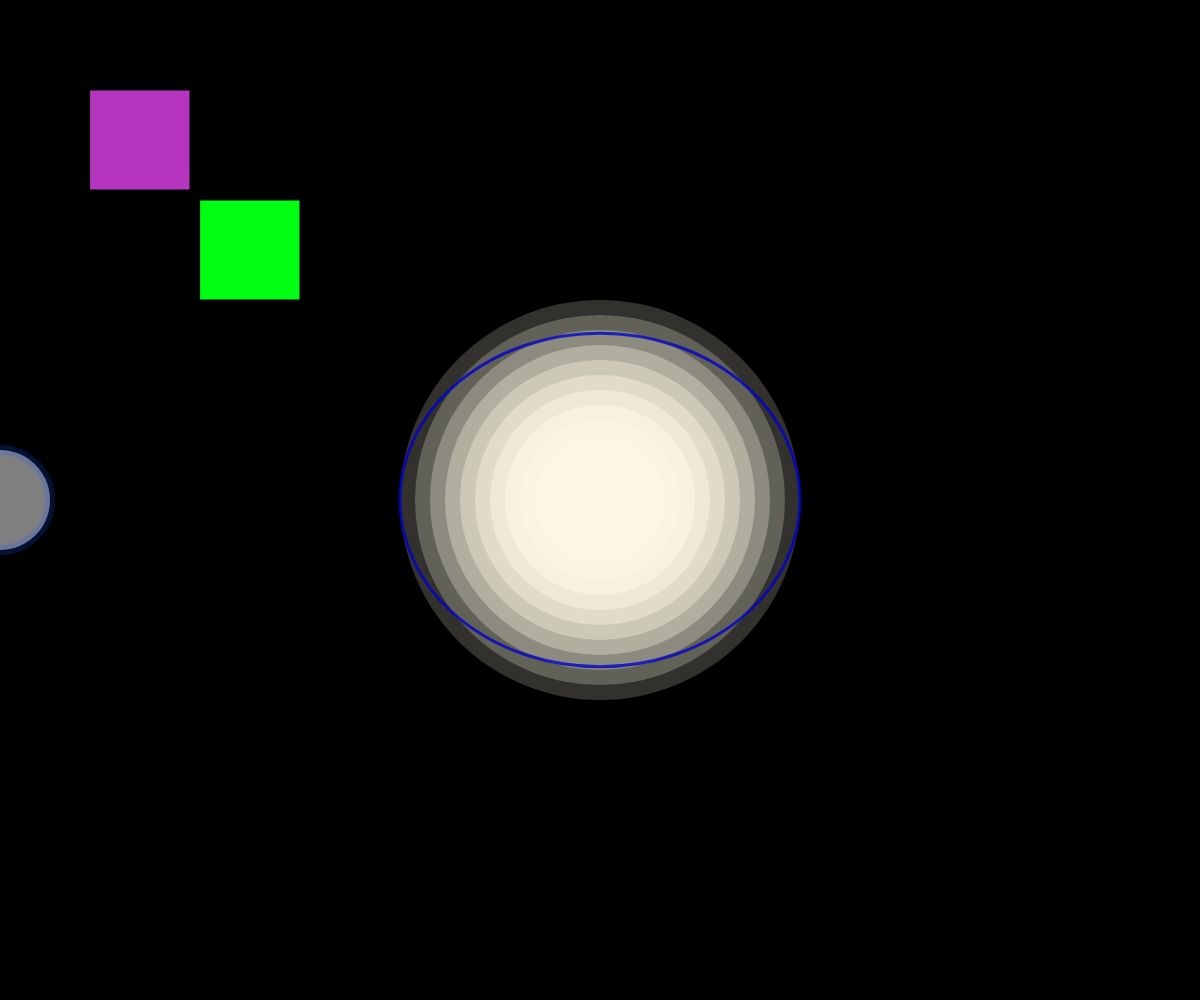
Frame 1 (no input)
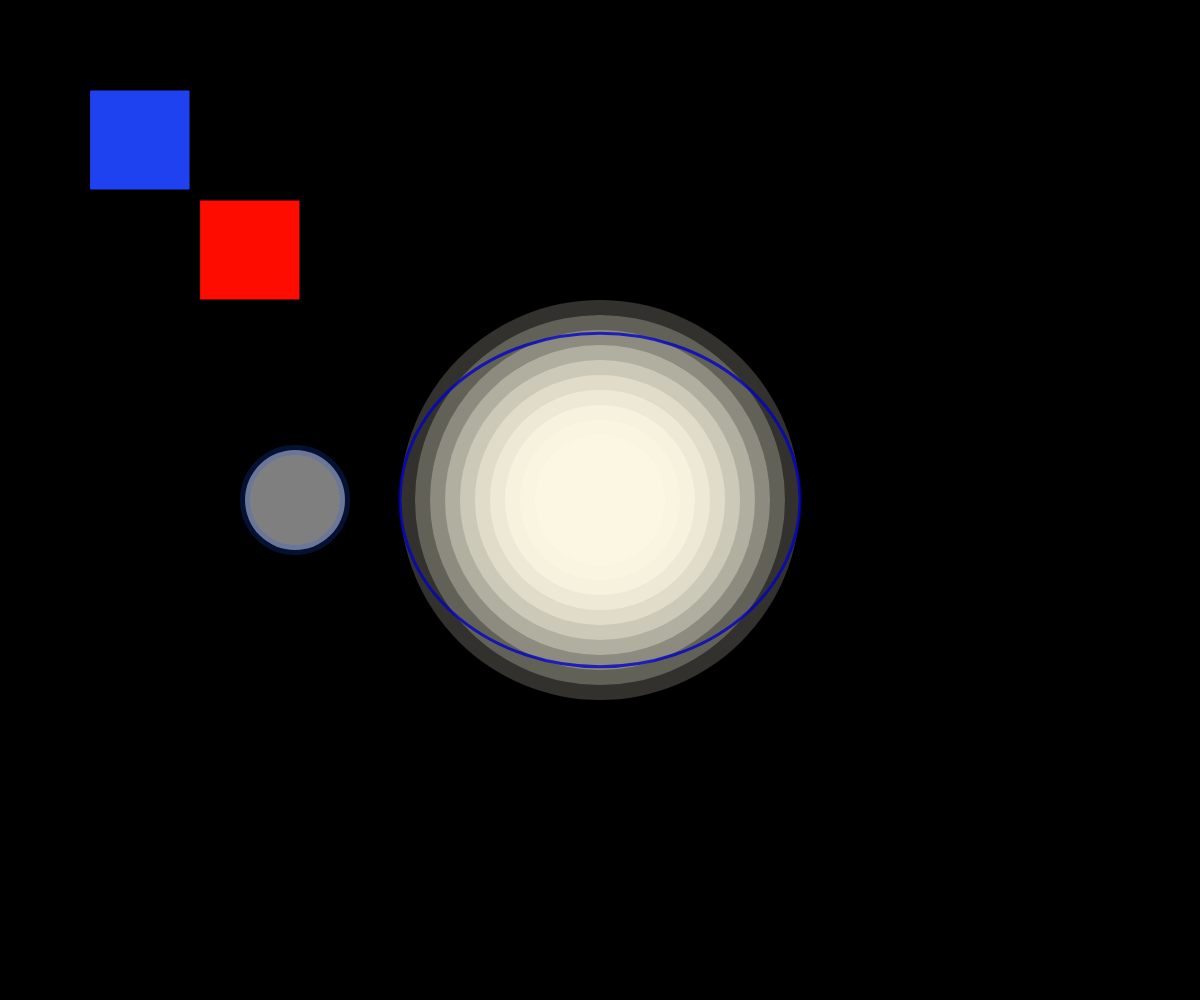
Frame 60 (no input)
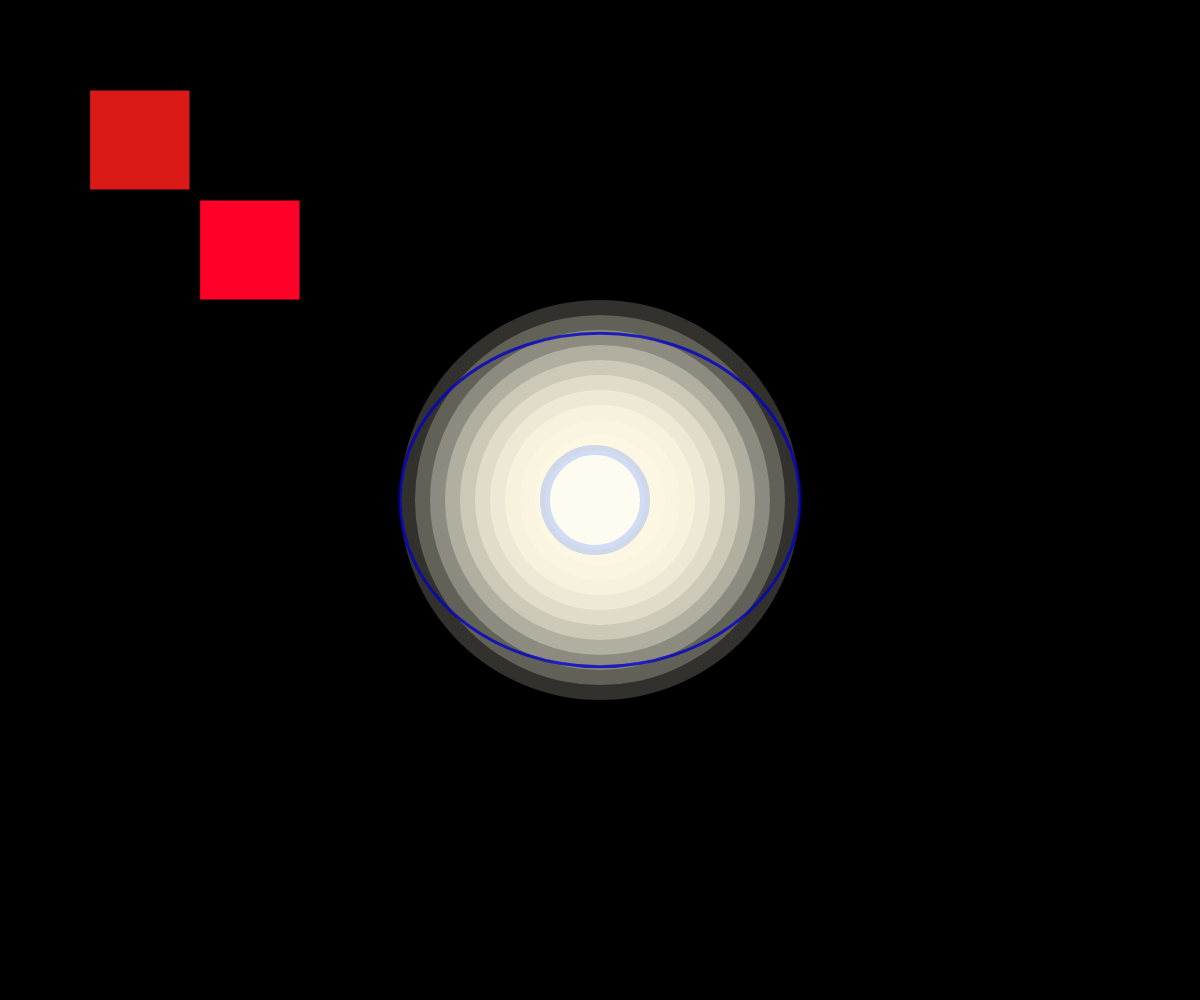
Frame 120 (the mouse pressed at the canvas centre since frame 60)

The p5.js sketch that drew these frames (run headless with seeded random() and noise() and a simulated clock; from frame 60 on, the mouse is pressed at the canvas centre):

// p5.js sketch
// ── sketch.js

// Global variables
let xpos = 0;

function setup() {
  // The windowWidth and windowHeight variables store
  // the browser windows’ current width and height.
  // However, if you change the size of your browser window,
  // you’ll notice that the canvas size doesn’t adjust to the new browser size!
  createCanvas(windowWidth, windowHeight);

  // If you want your canvas to dynamically adjust to changes in the browser window’s size,
  // you can use the resizeCanvas() function in the windowResized() function:

  colorMode(RGB);  // RGB or HSB.
  // HSB (Hue, Saturation, Brightness)
  // https://en.wikipedia.org/wiki/HSL_and_HSV

  // Set frame rate to 1 so colors are only generated once per second
  // frameRate(10); // väiksem - aeglasem, 60FBS tavaline
}

/* Loop */
function draw() {
  background(0);


  // Randomly generate r, g, and b values between 0 - 255
  r = random(255);
  g = random(255);
  b = random(255);
  fill(r, g, b);
  rect(90, 90, 100, 100);

  push();
  colorMode(HSB);       // Color mode is set to HSB
  hue = random(360);    // Randomly generate hue balue between 0 - 360
  fill(hue, 100, 100);  // Maximum value of saturation and brightness is 100
  rect(200, 200, 100, 100);
  pop();

  // Opacity (alpha)
  push();
  noStroke();
  for (let i = 0; i < 10; i++) {
    // alpha value increases by 10 with every iteration
    let alpha = 50 + i * 10;
    // size value decreases by 30 with every iteration
    let size = width / 3 - i * 30;


    fill(255, 250, 229, alpha);
    ellipse(width / 2, height / 2, size, size);

  }
  pop();

  // Ellipse drawn in the middle of the canvas
  // Kuju sõltub brauseri akna suurusest ja kujust
  push();
  strokeWeight(3);
  stroke(0,0,200, 200);
  noFill();
  ellipse(width / 2, height / 2, width / 3, height / 3);
  pop();


 // Vasakult paremale lendab kera
  push();
  // Background is black with opacity of 15
  // Opacity ranges between 0 and 255
  // background(0, 15); // Et oleks saba näha

  // Fill color is white with opacity of 127
  fill(255, 127);
  strokeWeight(10);
  // Stroke color is blue with opacity of 50
  stroke(21, 87, 255, 50);
  ellipse(xpos, height / 2, 100, 100);

  // Try changing the increment value below
  xpos += 5;

  if(xpos > width){
    xpos = 0;
  }
  pop();

}

// If you want your canvas to dynamically adjust to changes in the browser window’s size,
// you can use the resizeCanvas() function in the windowResized() function:
// // Whenever browser size changes, canvas is resized to browser's current width and height
function windowResized() {
  resizeCanvas(windowWidth, windowHeight);
}
